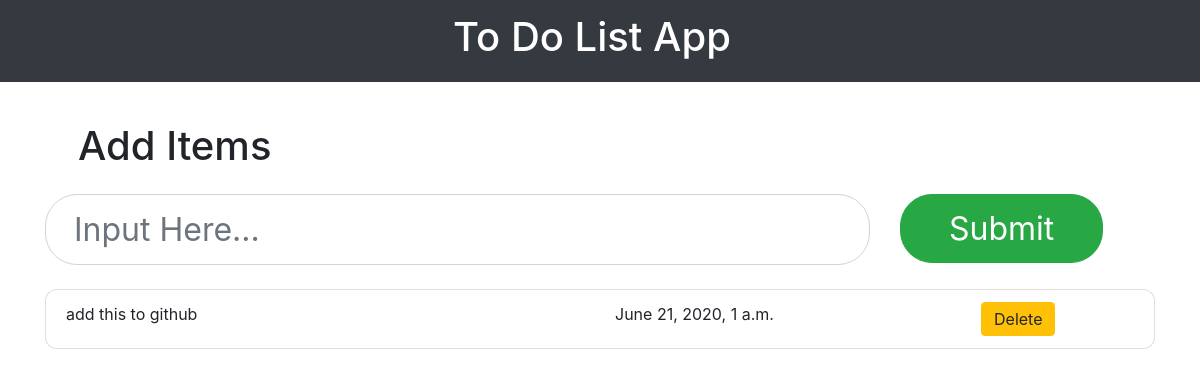
Before: / with the older database file.
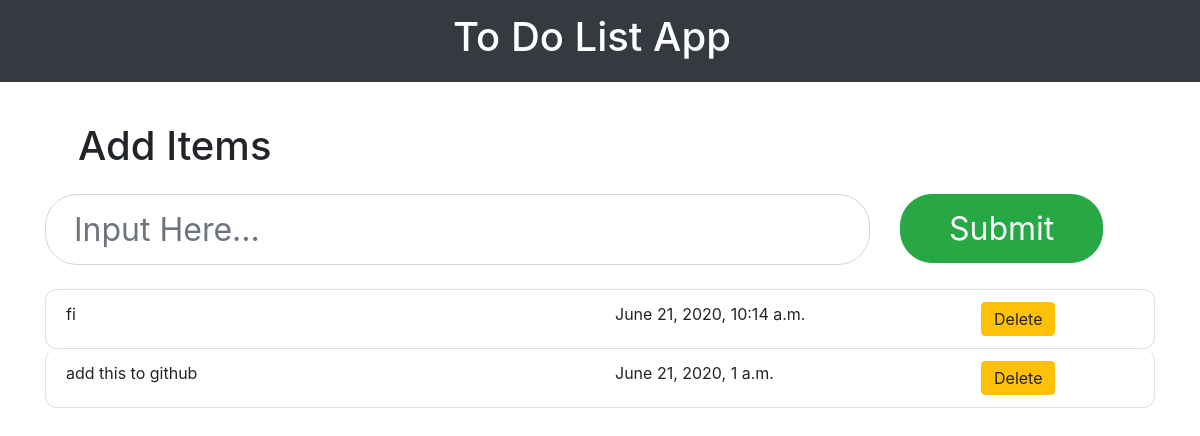
After: the same page with the newer database file.
### ToDoApp/models.py (models this page shows)
class ToDo(models.Model):
    added_date =  models.DateTimeField()
    note = models.CharField(max_length=200)
    def __str__(self):
        return self.note

### ToDoApp/views.py (the view)
# urls.py: path('', views.toDo, name="ToDo"),
def toDo(request):
    obj_list = ToDo.objects.all().order_by("-added_date")
    return render(request, "index.html", {"obj_list" : obj_list})

### ToDoApp/templates/index.html (shortened to what this page needs)
<!doctype html>
<html lang="en">
<head>
  <link rel="stylesheet" href="https://stackpath.bootstrapcdn.com/bootstrap/4.5.0/css/bootstrap.min.css">
</head>
<body>
{% include 'navbar.html' %}
<div class="container my-4">
  <form action="{% url 'add_toDo' %}" method="post"> {% csrf_token %}
    <div class="form-group">
      <div class="row">
        <h1 style="padding:1rem 3rem;">
          Add Items
        </h1>
      </div>
      <div class="row">
        <div class="col-sm-9">
          <input type="text" name="note" class="form-control mb-2" style="height:calc(0.5em + 3.75rem + -5px); padding:.375rem 1.75rem; border-radius:2rem; font-size:2rem" id="formGroupExampleInput" placeholder="Input Here...">
        </div>
        <div class="col-sm-3">
          <button type="Submit" id="btnSubmit" class="btn btn-success" style="padding:0.605rem 3rem; font-weight:400; font-size:2rem; border-radius:2rem">
            Submit
          </button>
        </div>
      </div>
    </div>
  </form>
  <ul class="list-group ">
    {% for obj in obj_list %}
    <li class="list-group-item">
      <div class="row">
        <div class="col-sm-6">{{obj}}</div>
        <div class="col-sm-4">{{obj.added_date}}</div>
        <div class="col-sm-2">
          <a >
            <form action="del_toDo/{{obj.id}}/" method="post">{% csrf_token %}
              <button type="Submit" class="btn btn-warning py-1">Delete</button>
            </form>
          </a>
        </div>
      </div>
    </li>
    {% endfor %}
  </ul>
</div>
</body>
</html>

### ToDoApp/templates/navbar.html
<nav class="navbar navbar-dark bg-dark " style="justify-content: center;">
  <a class="navbar-brand "  href="/">
    <h1>To Do List App</h1>
  </a>
</nav>

### ToDoApp/templates/index.html (style rules this page uses)
.list-group .list-group-item { border-radius:.75rem; }

Changed rows visible on the page:
added ToDo: note "fi", added_date "June 21, 2020, 10:14 a.m."
